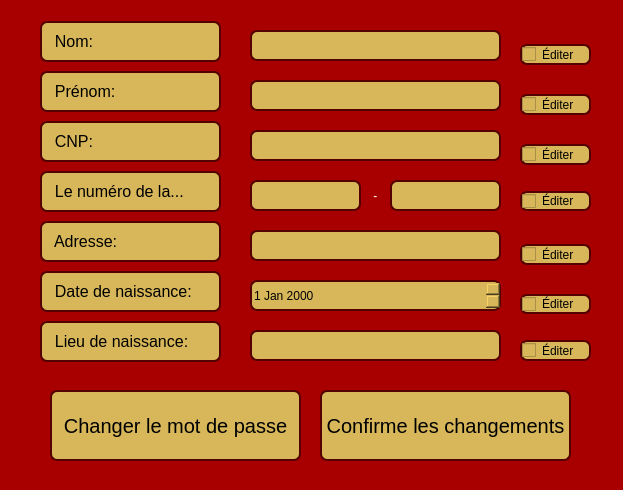
<?xml version="1.0" encoding="UTF-8"?>
<ui version="4.0">
 <class>profil</class>
 <widget class="QDialog" name="profil">
  <property name="geometry">
   <rect>
    <x>0</x>
    <y>0</y>
    <width>623</width>
    <height>490</height>
   </rect>
  </property>
  <property name="windowTitle">
   <string>Profil</string>
  </property>
  <property name="styleSheet">
   <string notr="true">QDialog{
background: rgb(168, 0, 0);
}</string>
  </property>
  <widget class="QCheckBox" name="numeCheckBox">
   <property name="geometry">
    <rect>
     <x>520</x>
     <y>44</y>
     <width>71</width>
     <height>21</height>
    </rect>
   </property>
   <property name="styleSheet">
    <string notr="true">QCheckBox{
border: 2px solid rgb(85, 0, 0);
border-radius:7px;
background: #D8B75A;
}</string>
   </property>
   <property name="text">
    <string>Éditer</string>
   </property>
  </widget>
  <widget class="QLineEdit" name="nameLineEdit">
   <property name="geometry">
    <rect>
     <x>250</x>
     <y>30</y>
     <width>251</width>
     <height>31</height>
    </rect>
   </property>
   <property name="styleSheet">
    <string notr="true">QLineEdit{
border: 2px solid rgb(85, 0, 0);
border-radius:7px;
background: #D8B75A;
color: black;
}</string>
   </property>
   <property name="text">
    <string/>
   </property>
  </widget>
  <widget class="QLabel" name="nameLabel">
   <property name="geometry">
    <rect>
     <x>40</x>
     <y>21</y>
     <width>181</width>
     <height>41</height>
    </rect>
   </property>
   <property name="styleSheet">
    <string notr="true">QLabel{
border: 2px solid rgb(85, 0, 0);
border-radius:7px;
background: #D8B75A;
font-size: 16px;
}</string>
   </property>
   <property name="text">
    <string>  Nom:</string>
   </property>
  </widget>
  <widget class="QLabel" name="prenumeLabel">
   <property name="geometry">
    <rect>
     <x>40</x>
     <y>71</y>
     <width>181</width>
     <height>41</height>
    </rect>
   </property>
   <property name="styleSheet">
    <string notr="true">QLabel{
border: 2px solid rgb(85, 0, 0);
border-radius:7px;
background: #D8B75A;
font-size: 16px;
}</string>
   </property>
   <property name="text">
    <string>  Prénom:</string>
   </property>
  </widget>
  <widget class="QLineEdit" name="prenumeLineEdit">
   <property name="geometry">
    <rect>
     <x>250</x>
     <y>80</y>
     <width>251</width>
     <height>31</height>
    </rect>
   </property>
   <property name="styleSheet">
    <string notr="true">QLineEdit{
border: 2px solid rgb(85, 0, 0);
border-radius:7px;
background: #D8B75A;
color: black;
}</string>
   </property>
  </widget>
  <widget class="QCheckBox" name="prenumeCheckBox">
   <property name="geometry">
    <rect>
     <x>520</x>
     <y>94</y>
     <width>71</width>
     <height>21</height>
    </rect>
   </property>
   <property name="styleSheet">
    <string notr="true">QCheckBox{
border: 2px solid rgb(85, 0, 0);
border-radius:7px;
background: #D8B75A;
}</string>
   </property>
   <property name="text">
    <string>Éditer</string>
   </property>
  </widget>
  <widget class="QCheckBox" name="CNPCheckBox">
   <property name="geometry">
    <rect>
     <x>520</x>
     <y>144</y>
     <width>71</width>
     <height>21</height>
    </rect>
   </property>
   <property name="styleSheet">
    <string notr="true">QCheckBox{
border: 2px solid rgb(85, 0, 0);
border-radius:7px;
background: #D8B75A;
}</string>
   </property>
   <property name="text">
    <string>Éditer</string>
   </property>
  </widget>
  <widget class="QLineEdit" name="CNPLineEdit">
   <property name="geometry">
    <rect>
     <x>250</x>
     <y>130</y>
     <width>251</width>
     <height>31</height>
    </rect>
   </property>
   <property name="styleSheet">
    <string notr="true">QLineEdit{
border: 2px solid rgb(85, 0, 0);
border-radius:7px;
background: #D8B75A;
color: black;
}</string>
   </property>
  </widget>
  <widget class="QLabel" name="CNPLabel">
   <property name="geometry">
    <rect>
     <x>40</x>
     <y>121</y>
     <width>181</width>
     <height>41</height>
    </rect>
   </property>
   <property name="styleSheet">
    <string notr="true">QLabel{
border: 2px solid rgb(85, 0, 0);
border-radius:7px;
background: #D8B75A;
font-size: 16px;
}</string>
   </property>
   <property name="text">
    <string>  CNP:</string>
   </property>
  </widget>
  <widget class="QLabel" name="dataNasteriiLabel">
   <property name="geometry">
    <rect>
     <x>40</x>
     <y>271</y>
     <width>181</width>
     <height>41</height>
    </rect>
   </property>
   <property name="styleSheet">
    <string notr="true">QLabel{
border: 2px solid rgb(85, 0, 0);
border-radius:7px;
background: #D8B75A;
font-size: 16px;
}</string>
   </property>
   <property name="text">
    <string>  Date de naissance:</string>
   </property>
  </widget>
  <widget class="QDateEdit" name="dataNasteriiEdit">
   <property name="geometry">
    <rect>
     <x>250</x>
     <y>280</y>
     <width>251</width>
     <height>31</height>
    </rect>
   </property>
   <property name="styleSheet">
    <string notr="true">QDateEdit{
border: 2px solid rgb(85, 0, 0);
border-radius:7px;
background: #D8B75A;
color: black;
}</string>
   </property>
  </widget>
  <widget class="QCheckBox" name="dataNasteriiCheckBox">
   <property name="geometry">
    <rect>
     <x>520</x>
     <y>294</y>
     <width>71</width>
     <height>20</height>
    </rect>
   </property>
   <property name="styleSheet">
    <string notr="true">QCheckBox{
border: 2px solid rgb(85, 0, 0);
border-radius:7px;
background: #D8B75A;
}</string>
   </property>
   <property name="text">
    <string>Éditer</string>
   </property>
  </widget>
  <widget class="QLabel" name="adresaLabel">
   <property name="geometry">
    <rect>
     <x>40</x>
     <y>221</y>
     <width>181</width>
     <height>41</height>
    </rect>
   </property>
   <property name="styleSheet">
    <string notr="true">QLabel{
border: 2px solid rgb(85, 0, 0);
border-radius:7px;
background: #D8B75A;
font-size: 16px;
}</string>
   </property>
   <property name="text">
    <string>  Adresse:</string>
   </property>
  </widget>
  <widget class="QLineEdit" name="adresaLineEdit">
   <property name="geometry">
    <rect>
     <x>250</x>
     <y>230</y>
     <width>251</width>
     <height>31</height>
    </rect>
   </property>
   <property name="styleSheet">
    <string notr="true">QLineEdit{
border: 2px solid rgb(85, 0, 0);
border-radius:7px;
background: #D8B75A;
color: black;
}</string>
   </property>
  </widget>
  <widget class="QCheckBox" name="adresaCheckBox">
   <property name="geometry">
    <rect>
     <x>520</x>
     <y>244</y>
     <width>71</width>
     <height>21</height>
    </rect>
   </property>
   <property name="styleSheet">
    <string notr="true">QCheckBox{
border: 2px solid rgb(85, 0, 0);
border-radius:7px;
background: #D8B75A;
}</string>
   </property>
   <property name="text">
    <string>Éditer</string>
   </property>
  </widget>
  <widget class="QPushButton" name="schimbaParolaButton">
   <property name="geometry">
    <rect>
     <x>50</x>
     <y>390</y>
     <width>251</width>
     <height>71</height>
    </rect>
   </property>
   <property name="styleSheet">
    <string notr="true">QPushButton{
border: 2px solid rgb(85, 0, 0);
border-radius:7px;
background: #D8B75A;
font-size: 20px;
}</string>
   </property>
   <property name="text">
    <string>Changer le mot de passe</string>
   </property>
  </widget>
  <widget class="QPushButton" name="confirmaButton">
   <property name="geometry">
    <rect>
     <x>320</x>
     <y>390</y>
     <width>251</width>
     <height>71</height>
    </rect>
   </property>
   <property name="styleSheet">
    <string notr="true">QPushButton{
border: 2px solid rgb(85, 0, 0);
border-radius:7px;
background: #D8B75A;
font-size: 20px;
}</string>
   </property>
   <property name="text">
    <string>Confirme les changements</string>
   </property>
  </widget>
  <widget class="QLabel" name="serieBuletinLabel">
   <property name="geometry">
    <rect>
     <x>40</x>
     <y>171</y>
     <width>181</width>
     <height>41</height>
    </rect>
   </property>
   <property name="toolTip">
    <string>&lt;html&gt;&lt;head/&gt;&lt;body&gt;&lt;p&gt;&lt;span style=&quot; font-family:'Calibri,sans-serif'; font-size:11pt;&quot;&gt;Le numéro de la carte d’identité nationale:&lt;/span&gt;&lt;/p&gt;&lt;/body&gt;&lt;/html&gt;</string>
   </property>
   <property name="styleSheet">
    <string notr="true">QLabel{
border: 2px solid rgb(85, 0, 0);
border-radius:7px;
background: #D8B75A;
font-size: 16px;
}</string>
   </property>
   <property name="text">
    <string>  Le numéro de la...</string>
   </property>
  </widget>
  <widget class="QLineEdit" name="serieBuletinJudLineEdit">
   <property name="geometry">
    <rect>
     <x>250</x>
     <y>180</y>
     <width>111</width>
     <height>31</height>
    </rect>
   </property>
   <property name="styleSheet">
    <string notr="true">QLineEdit{
border: 2px solid rgb(85, 0, 0);
border-radius:7px;
background: #D8B75A;
color: black;
}</string>
   </property>
  </widget>
  <widget class="QLineEdit" name="serieBuletinCodLineEdit">
   <property name="geometry">
    <rect>
     <x>390</x>
     <y>180</y>
     <width>111</width>
     <height>31</height>
    </rect>
   </property>
   <property name="styleSheet">
    <string notr="true">QLineEdit{
border: 2px solid rgb(85, 0, 0);
border-radius:7px;
background: #D8B75A;
color: black;
}</string>
   </property>
  </widget>
  <widget class="QLabel" name="label">
   <property name="geometry">
    <rect>
     <x>370</x>
     <y>180</y>
     <width>21</width>
     <height>31</height>
    </rect>
   </property>
   <property name="styleSheet">
    <string notr="true">QLabel{
color: white;
}</string>
   </property>
   <property name="text">
    <string> -</string>
   </property>
  </widget>
  <widget class="QCheckBox" name="serieBuletinCheckBox">
   <property name="geometry">
    <rect>
     <x>520</x>
     <y>191</y>
     <width>71</width>
     <height>20</height>
    </rect>
   </property>
   <property name="styleSheet">
    <string notr="true">QCheckBox{
border: 2px solid rgb(85, 0, 0);
border-radius:7px;
background: #D8B75A;
}</string>
   </property>
   <property name="text">
    <string>Éditer</string>
   </property>
  </widget>
  <widget class="QCheckBox" name="loculNasteriiCheckBox">
   <property name="geometry">
    <rect>
     <x>520</x>
     <y>340</y>
     <width>71</width>
     <height>21</height>
    </rect>
   </property>
   <property name="styleSheet">
    <string notr="true">QCheckBox{
border: 2px solid rgb(85, 0, 0);
border-radius:7px;
background: #D8B75A;
}</string>
   </property>
   <property name="text">
    <string>Éditer</string>
   </property>
  </widget>
  <widget class="QLabel" name="loculNasteriiLabel">
   <property name="geometry">
    <rect>
     <x>40</x>
     <y>321</y>
     <width>181</width>
     <height>41</height>
    </rect>
   </property>
   <property name="styleSheet">
    <string notr="true">QLabel{
border: 2px solid rgb(85, 0, 0);
border-radius:7px;
background: #D8B75A;
font-size: 16px;
}</string>
   </property>
   <property name="text">
    <string>  Lieu de naissance:</string>
   </property>
  </widget>
  <widget class="QLineEdit" name="loculNasteriiLineEdit">
   <property name="geometry">
    <rect>
     <x>250</x>
     <y>330</y>
     <width>251</width>
     <height>31</height>
    </rect>
   </property>
   <property name="styleSheet">
    <string notr="true">QLineEdit{
border: 2px solid rgb(85, 0, 0);
border-radius:7px;
background: #D8B75A;
color: black;
}</string>
   </property>
  </widget>
 </widget>
 <tabstops>
  <tabstop>nameLineEdit</tabstop>
  <tabstop>numeCheckBox</tabstop>
  <tabstop>prenumeLineEdit</tabstop>
  <tabstop>prenumeCheckBox</tabstop>
  <tabstop>CNPLineEdit</tabstop>
  <tabstop>CNPCheckBox</tabstop>
  <tabstop>serieBuletinJudLineEdit</tabstop>
  <tabstop>serieBuletinCheckBox</tabstop>
  <tabstop>adresaLineEdit</tabstop>
  <tabstop>adresaCheckBox</tabstop>
  <tabstop>dataNasteriiEdit</tabstop>
  <tabstop>dataNasteriiCheckBox</tabstop>
  <tabstop>loculNasteriiLineEdit</tabstop>
  <tabstop>loculNasteriiCheckBox</tabstop>
  <tabstop>schimbaParolaButton</tabstop>
  <tabstop>confirmaButton</tabstop>
  <tabstop>serieBuletinCodLineEdit</tabstop>
 </tabstops>
 <resources/>
 <connections/>
</ui>
